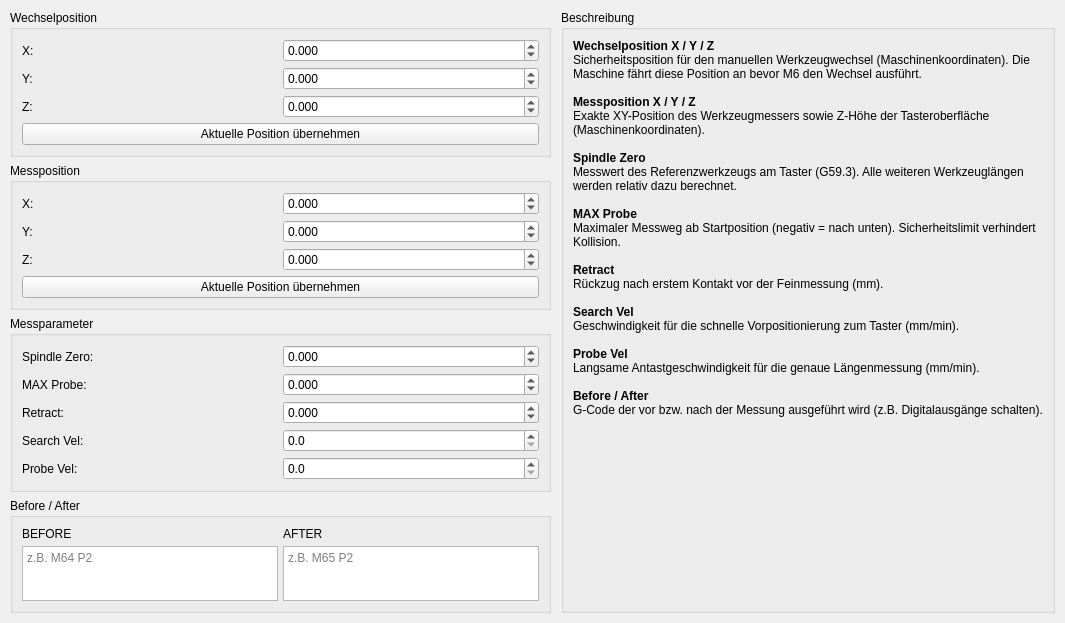
            <widget class="QWidget" name="settings_tab_toolsetter">
             <attribute name="title">
              <string>Toolsetter</string>
             </attribute>
             <layout class="QVBoxLayout">
              <property name="spacing"><number>10</number></property>
              <property name="margin" stdset="0"><number>10</number></property>
              
              <item>
               <layout class="QHBoxLayout">
                <property name="spacing"><number>10</number></property>
                
                <item>
                 <widget class="QFrame" name="frame_ts_inputs">
                  <property name="maximumWidth"><number>460</number></property>
                  <property name="frameShape"><enum>QFrame::Shape::NoFrame</enum></property>
                  <layout class="QVBoxLayout">
                   <property name="spacing"><number>6</number></property>
                   <property name="margin" stdset="0"><number>0</number></property>
                   
                   <item>
                    <widget class="QGroupBox" name="groupBox_ts_wechsel">
                     <property name="title"><string>Wechselposition</string></property>
                     <layout class="QGridLayout">
                      <property name="spacing"><number>5</number></property>
                      <item row="0" column="0">
                       <widget class="QLabel" name="lbl_dsb_ts_wechsel_x">
                        <property name="text"><string>X:</string></property>
                       </widget>
                      </item>
                      <item row="0" column="1">
                       <widget class="QDoubleSpinBox" name="dsb_ts_wechsel_x">
                        <property name="decimals"><number>3</number></property>
                        <property name="minimum"><double>-10000.000000000000000</double></property>
                        <property name="maximum"><double>10000.000000000000000</double></property>
                       </widget>
                      </item>
                      <item row="1" column="0">
                       <widget class="QLabel" name="lbl_dsb_ts_wechsel_y">
                        <property name="text"><string>Y:</string></property>
                       </widget>
                      </item>
                      <item row="1" column="1">
                       <widget class="QDoubleSpinBox" name="dsb_ts_wechsel_y">
                        <property name="decimals"><number>3</number></property>
                        <property name="minimum"><double>-10000.000000000000000</double></property>
                        <property name="maximum"><double>10000.000000000000000</double></property>
                       </widget>
                      </item>
                      <item row="2" column="0">
                       <widget class="QLabel" name="lbl_dsb_ts_wechsel_z">
                        <property name="text"><string>Z:</string></property>
                       </widget>
                      </item>
                      <item row="2" column="1">
                       <widget class="QDoubleSpinBox" name="dsb_ts_wechsel_z">
                        <property name="decimals"><number>3</number></property>
                        <property name="minimum"><double>-10000.000000000000000</double></property>
                        <property name="maximum"><double>10000.000000000000000</double></property>
                       </widget>
                      </item>
                      <item row="3" column="0" colspan="2">
                       <widget class="QPushButton" name="btn_set_wechsel_pos">
                        <property name="text"><string>Aktuelle Position übernehmen</string></property>
                       </widget>
                      </item>
                     </layout>
                    </widget>
                   </item>
                   
                   <item>
                    <widget class="QGroupBox" name="groupBox_ts_mess">
                     <property name="title"><string>Messposition</string></property>
                     <layout class="QGridLayout">
                      <property name="spacing"><number>5</number></property>
                      <item row="0" column="0">
                       <widget class="QLabel" name="lbl_dsb_ts_x">
                        <property name="text"><string>X:</string></property>
                       </widget>
                      </item>
                      <item row="0" column="1">
                       <widget class="QDoubleSpinBox" name="dsb_ts_x">
                        <property name="decimals"><number>3</number></property>
                        <property name="minimum"><double>-10000.000000000000000</double></property>
                        <property name="maximum"><double>10000.000000000000000</double></property>
                       </widget>
                      </item>
                      <item row="1" column="0">
                       <widget class="QLabel" name="lbl_dsb_ts_y">
                        <property name="text"><string>Y:</string></property>
                       </widget>
                      </item>
                      <item row="1" column="1">
                       <widget class="QDoubleSpinBox" name="dsb_ts_y">
                        <property name="decimals"><number>3</number></property>
                        <property name="minimum"><double>-10000.000000000000000</double></property>
                        <property name="maximum"><double>10000.000000000000000</double></property>
                       </widget>
                      </item>
                      <item row="2" column="0">
                       <widget class="QLabel" name="lbl_dsb_ts_z">
                        <property name="text"><string>Z:</string></property>
                       </widget>
                      </item>
                      <item row="2" column="1">
                       <widget class="QDoubleSpinBox" name="dsb_ts_z">
                        <property name="decimals"><number>3</number></property>
                        <property name="minimum"><double>-10000.000000000000000</double></property>
                        <property name="maximum"><double>10000.000000000000000</double></property>
                       </widget>
                      </item>
                      <item row="3" column="0" colspan="2">
                       <widget class="QPushButton" name="btn_set_taster_pos">
                        <property name="text"><string>Aktuelle Position übernehmen</string></property>
                       </widget>
                      </item>
                     </layout>
                    </widget>
                   </item>
                   
                   <item>
                    <widget class="QGroupBox" name="groupBox_ts_params">
                     <property name="title"><string>Messparameter</string></property>
                     <layout class="QGridLayout">
                      <property name="spacing"><number>5</number></property>
                      <item row="0" column="0">
                       <widget class="QLabel" name="lbl_dsb_ts_spindle_zero">
                        <property name="text"><string>Spindle Zero:</string></property>
                       </widget>
                      </item>
                      <item row="0" column="1">
                       <widget class="QDoubleSpinBox" name="dsb_ts_spindle_zero">
                        <property name="decimals"><number>3</number></property>
                        <property name="minimum"><double>-10000.000000000000000</double></property>
                        <property name="maximum"><double>10000.000000000000000</double></property>
                       </widget>
                      </item>
                      <item row="1" column="0">
                       <widget class="QLabel" name="lbl_dsb_ts_max_probe">
                        <property name="text"><string>MAX Probe:</string></property>
                       </widget>
                      </item>
                      <item row="1" column="1">
                       <widget class="QDoubleSpinBox" name="dsb_ts_max_probe">
                        <property name="decimals"><number>3</number></property>
                        <property name="minimum"><double>-10000.000000000000000</double></property>
                        <property name="maximum"><double>10000.000000000000000</double></property>
                       </widget>
                      </item>
                      <item row="2" column="0">
                       <widget class="QLabel" name="lbl_dsb_ts_retract">
                        <property name="text"><string>Retract:</string></property>
                       </widget>
                      </item>
                      <item row="2" column="1">
                       <widget class="QDoubleSpinBox" name="dsb_ts_retract">
                        <property name="decimals"><number>3</number></property>
                        <property name="minimum"><double>-10000.000000000000000</double></property>
                        <property name="maximum"><double>10000.000000000000000</double></property>
                       </widget>
                      </item>
                      <item row="3" column="0">
                       <widget class="QLabel" name="lbl_dsb_ts_search_vel">
                        <property name="text"><string>Search Vel:</string></property>
                       </widget>
                      </item>
                      <item row="3" column="1">
                       <widget class="QDoubleSpinBox" name="dsb_ts_search_vel">
                        <property name="decimals"><number>1</number></property>
                        <property name="minimum"><double>0.000000000000000</double></property>
                        <property name="maximum"><double>10000.000000000000000</double></property>
                       </widget>
                      </item>
                      <item row="4" column="0">
                       <widget class="QLabel" name="lbl_dsb_ts_probe_vel">
                        <property name="text"><string>Probe Vel:</string></property>
                       </widget>
                      </item>
                      <item row="4" column="1">
                       <widget class="QDoubleSpinBox" name="dsb_ts_probe_vel">
                        <property name="decimals"><number>1</number></property>
                        <property name="minimum"><double>0.000000000000000</double></property>
                        <property name="maximum"><double>10000.000000000000000</double></property>
                       </widget>
                      </item>
                     </layout>
                    </widget>
                   </item>
                   
                   <item>
                    <widget class="QGroupBox" name="groupBoxTsBeforeAfter">
                     <property name="title"><string>Before / After</string></property>
                     <layout class="QGridLayout">
                      <property name="spacing"><number>5</number></property>
                      <item row="0" column="0">
                       <widget class="QLabel" name="lbl_ts_before">
                        <property name="text"><string>BEFORE</string></property>
                       </widget>
                      </item>
                      <item row="0" column="1">
                       <widget class="QLabel" name="lbl_ts_after">
                        <property name="text"><string>AFTER</string></property>
                       </widget>
                      </item>
                      <item row="1" column="0">
                       <widget class="QTextEdit" name="te_ts_before">
                        <property name="minimumSize"><size><width>0</width><height>55</height></size></property>
                        <property name="maximumSize"><size><width>16777215</width><height>55</height></size></property>
                        <property name="placeholderText"><string>z.B. M64 P2</string></property>
                       </widget>
                      </item>
                      <item row="1" column="1">
                       <widget class="QTextEdit" name="te_ts_after">
                        <property name="minimumSize"><size><width>0</width><height>55</height></size></property>
                        <property name="maximumSize"><size><width>16777215</width><height>55</height></size></property>
                        <property name="placeholderText"><string>z.B. M65 P2</string></property>
                       </widget>
                      </item>
                     </layout>
                    </widget>
                   </item>
                  </layout>
                 </widget>
                </item>
                
                <item>
                 <widget class="QGroupBox" name="groupBox_ts_info">
                  <property name="title"><string>Beschreibung</string></property>
                  <layout class="QVBoxLayout">
                   <item>
                    <widget class="QLabel" name="lbl_ts_desc">
                     <property name="wordWrap"><bool>true</bool></property>
                     <property name="alignment">
                      <set>Qt::AlignmentFlag::AlignTop|Qt::AlignmentFlag::AlignLeft</set>
                     </property>
                     <property name="text">
                      <string>&lt;b&gt;Wechselposition X / Y / Z&lt;/b&gt;&lt;br&gt;Sicherheitsposition für den manuellen Werkzeugwechsel (Maschinenkoordinaten). Die Maschine fährt diese Position an bevor M6 den Wechsel ausführt.&lt;br&gt;&lt;br&gt;&lt;b&gt;Messposition X / Y / Z&lt;/b&gt;&lt;br&gt;Exakte XY-Position des Werkzeugmessers sowie Z-Höhe der Tasteroberfläche (Maschinenkoordinaten).&lt;br&gt;&lt;br&gt;&lt;b&gt;Spindle Zero&lt;/b&gt;&lt;br&gt;Messwert des Referenzwerkzeugs am Taster (G59.3). Alle weiteren Werkzeuglängen werden relativ dazu berechnet.&lt;br&gt;&lt;br&gt;&lt;b&gt;MAX Probe&lt;/b&gt;&lt;br&gt;Maximaler Messweg ab Startposition (negativ = nach unten). Sicherheitslimit verhindert Kollision.&lt;br&gt;&lt;br&gt;&lt;b&gt;Retract&lt;/b&gt;&lt;br&gt;Rückzug nach erstem Kontakt vor der Feinmessung (mm).&lt;br&gt;&lt;br&gt;&lt;b&gt;Search Vel&lt;/b&gt;&lt;br&gt;Geschwindigkeit für die schnelle Vorpositionierung zum Taster (mm/min).&lt;br&gt;&lt;br&gt;&lt;b&gt;Probe Vel&lt;/b&gt;&lt;br&gt;Langsame Antastgeschwindigkeit für die genaue Längenmessung (mm/min).&lt;br&gt;&lt;br&gt;&lt;b&gt;Before / After&lt;/b&gt;&lt;br&gt;G-Code der vor bzw. nach der Messung ausgeführt wird (z.B. Digitalausgänge schalten).</string>
                     </property>
                    </widget>
                   </item>
                   <item>
                    <spacer>
                     <property name="orientation"><enum>Qt::Orientation::Vertical</enum></property>
                     <property name="sizeHint" stdset="0"><size><width>0</width><height>0</height></size></property>
                    </spacer>
                   </item>
                  </layout>
                 </widget>
                </item>
               </layout>
               </item>
               <item>
                <spacer>
                 <property name="orientation"><enum>Qt::Orientation::Vertical</enum></property>
                 <property name="sizeHint" stdset="0"><size><width>0</width><height>0</height></size></property>
                </spacer>
               </item>
              </layout>
             </widget>
